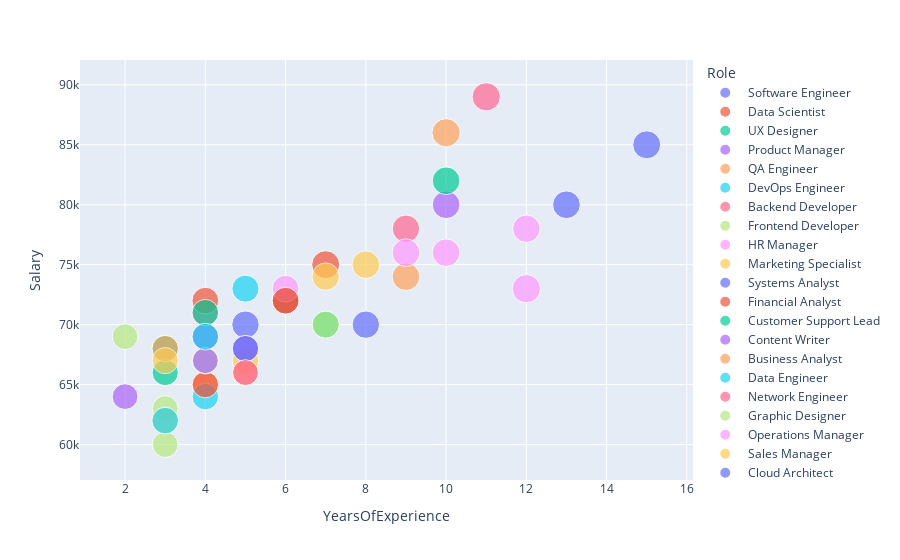

Notebook cell for this chart:
### Code cell
import plotly.express as px

# Create a scatter plot
fig = px.scatter(df, x='YearsOfExperience', y='Salary', color='Role', size='PerformanceRating',
                 hover_name='FirstName', hover_data=['Department', 'Age'])

# Show the plot
fig.show()

### Figure 1 — Plotly figure (JSON) as saved in the notebook; plotly's stock layout.template omitted (floating-point values rounded to 4 significant figures)
{"data": [{"customdata": [["Development", 28]], "hovertemplate": "<b>%{hovertext}</b><br><br>Role= Software Engineer     <br>YearsOfExperience=%{x}<br>Salary=%{y}<br>PerformanceRating=%{marker.size}<br>Department=%{customdata[0]}<br>Age=%{customdata[1]}<extra></extra>", "hovertext": [" John       "], "legendgroup": " Software Engineer     ", "marker": {"color": "#636efa", "size": [4.5], "sizemode": "area", "sizeref": 0.012, "symbol": "circle"}, "mode": "markers", "name": " Software Engineer     ", "orientation": "v", "showlegend": true, "type": "scatter", "x": [5], "xaxis": "x", "y": [70000], "yaxis": "y"}, {"customdata": [["Data Science", 32]], "hovertemplate": "<b>%{hovertext}</b><br><br>Role= Data Scientist        <br>YearsOfExperience=%{x}<br>Salary=%{y}<br>PerformanceRating=%{marker.size}<br>Department=%{customdata[0]}<br>Age=%{customdata[1]}<extra></extra>", "hovertext": [" Jane       "], "legendgroup": " Data Scientist        ", "marker": {"color": "#EF553B", "size": [4.7], "sizemode": "area", "sizeref": 0.012, "symbol": "circle"}, "mode": "markers", "name": " Data Scientist        ", "orientation": "v", "showlegend": true, "type": "scatter", "x": [7], "xaxis": "x", "y": [75000], "yaxis": "y"}, {"customdata": [["Design", 26]], "hovertemplate": "<b>%{hovertext}</b><br><br>Role= UX Designer           <br>YearsOfExperience=%{x}<br>Salary=%{y}<br>PerformanceRating=%{marker.size}<br>Department=%{customdata[0]}<br>Age=%{customdata[1]}<extra></extra>", "hovertext": [" Michael    "], "legendgroup": " UX Designer           ", "marker": {"color": "#00cc96", "size": [4.2], "sizemode": "area", "sizeref": 0.012, "symbol": "circle"}, "mode": "markers", "name": " UX Designer           ", "orientation": "v", "showlegend": true, "type": "scatter", "x": [3], "xaxis": "x", "y": [68000], "yaxis": "y"}, {"customdata": [["Management", 35]], "hovertemplate": "<b>%{hovertext}</b><br><br>Role= Product Manager       <br>YearsOfExperience=%{x}<br>Salary=%{y}<br>PerformanceRating=%{marker.size}<br>Department=%{customdata[0]}<br>Age=%{customdata[1]}<extra></extra>", "hovertext": [" Emily      "], "legendgroup": " Product Manager       ", "marker": {"color": "#ab63fa", "size": [4.6], "sizemode": "area", "sizeref": 0.012, "symbol": "circle"}, "mode": "markers", "name": " Product Manager       ", "orientation": "v", "showlegend": true, "type": "scatter", "x": [10], "xaxis": "x", "y": [80000], "yaxis": "y"}, {"customdata": [["Quality Assurance", 29]], "hovertemplate": "<b>%{hovertext}</b><br><br>Role= QA Engineer           <br>YearsOfExperience=%{x}<br>Salary=%{y}<br>PerformanceRating=%{marker.size}<br>Department=%{customdata[0]}<br>Age=%{customdata[1]}<extra></extra>", "hovertext": [" David      "], "legendgroup": " QA Engineer           ", "marker": {"color": "#FFA15A", "size": [4.1], "sizemode": "area", "sizeref": 0.012, "symbol": "circle"}, "mode": "markers", "name": " QA Engineer           ", "orientation": "v", "showlegend": true, "type": "scatter", "x": [4], "xaxis": "x", "y": [65000], "yaxis": "y"}, {"customdata": [["Operations", 31]], "hovertemplate": "<b>%{hovertext}</b><br><br>Role= DevOps Engineer       <br>YearsOfExperience=%{x}<br>Salary=%{y}<br>PerformanceRating=%{marker.size}<br>Department=%{customdata[0]}<br>Age=%{customdata[1]}<extra></extra>", "hovertext": [" Alice      "], "legendgroup": " DevOps Engineer       ", "marker": {"color": "#19d3f3", "size": [4.3], "sizemode": "area", "sizeref": 0.012, "symbol": "circle"}, "mode": "markers", "name": " DevOps Engineer       ", "orientation": "v", "showlegend": true, "type": "scatter", "x": [6], "xaxis": "x", "y": [72000], "yaxis": "y"}, {"customdata": [["Development", 27]], "hovertemplate": "<b>%{hovertext}</b><br><br>Role= Backend Developer     <br>YearsOfExperience=%{x}<br>Salary=%{y}<br>PerformanceRating=%{marker.size}<br>Department=%{customdata[0]}<br>Age=%{customdata[1]}<extra></extra>", "hovertext": [" Robert     "], "legendgroup": " Backend Developer     ", "marker": {"color": "#FF6692", "size": [4.4], "sizemode": "area", "sizeref": 0.012, "symbol": "circle"}, "mode": "markers", "name": " Backend Developer     ", "orientation": "v", "showlegend": true, "type": "scatter", "x": [4], "xaxis": "x", "y": [71000], "yaxis": "y"}, {"customdata": [["Development", 25]], "hovertemplate": "<b>%{hovertext}</b><br><br>Role= Frontend Developer    <br>YearsOfExperience=%{x}<br>Salary=%{y}<br>PerformanceRating=%{marker.size}<br>Department=%{customdata[0]}<br>Age=%{customdata[1]}<extra></extra>", "hovertext": [" Laura      "], "legendgroup": " Frontend Developer    ", "marker": {"color": "#B6E880", "size": [4], "sizemode": "area", "sizeref": 0.012, "symbol": "circle"}, "mode": "markers", "name": " Frontend Developer    ", "orientation": "v", "showlegend": true, "type": "scatter", "x": [2], "xaxis": "x", "y": [69000], "yaxis": "y"}, {"customdata": [["Human Resources", 38]], "hovertemplate": "<b>%{hovertext}</b><br><br>Role= HR Manager            <br>YearsOfExperience=%{x}<br>Salary=%{y}<br>PerformanceRating=%{marker.size}<br>Department=%{customdata[0]}<br>Age=%{customdata[1]}<extra></extra>", "hovertext": [" James      "], "legendgroup": " HR Manager            ", "marker": {"color": "#FF97FF", "size": [4.8], "sizemode": "area", "sizeref": 0.012, "symbol": "circle"}, "mode": "markers", "name": " HR Manager            ", "orientation": "v", "showlegend": true, "type": "scatter", "x": [12], "xaxis": "x", "y": [73000], "yaxis": "y"}, {"customdata": [["Marketing", 30]], "hovertemplate": "<b>%{hovertext}</b><br><br>Role= Marketing Specialist  <br>YearsOfExperience=%{x}<br>Salary=%{y}<br>PerformanceRating=%{marker.size}<br>Department=%{customdata[0]}<br>Age=%{customdata[1]}<extra></extra>", "hovertext": [" Sarah      "], "legendgroup": " Marketing Specialist  ", "marker": {"color": "#FECB52", "size": [4.2], "sizemode": "area", "sizeref": 0.012, "symbol": "circle"}, "mode": "markers", "name": " Marketing Specialist  ", "orientation": "v", "showlegend": true, "type": "scatter", "x": [5], "xaxis": "x", "y": [67000], "yaxis": "y"}, {"customdata": [["IT", 33]], "hovertemplate": "<b>%{hovertext}</b><br><br>Role= Systems Analyst       <br>YearsOfExperience=%{x}<br>Salary=%{y}<br>PerformanceRating=%{marker.size}<br>Department=%{customdata[0]}<br>Age=%{customdata[1]}<extra></extra>", "hovertext": [" Christopher"], "legendgroup": " Systems Analyst       ", "marker": {"color": "#636efa", "size": [4.5], "sizemode": "area", "sizeref": 0.012, "symbol": "circle"}, "mode": "markers", "name": " Systems Analyst       ", "orientation": "v", "showlegend": true, "type": "scatter", "x": [8], "xaxis": "x", "y": [70000], "yaxis": "y"}, {"customdata": [["Finance", 29]], "hovertemplate": "<b>%{hovertext}</b><br><br>Role= Financial Analyst     <br>YearsOfExperience=%{x}<br>Salary=%{y}<br>PerformanceRating=%{marker.size}<br>Department=%{customdata[0]}<br>Age=%{customdata[1]}<extra></extra>", "hovertext": [" Jessica    "], "legendgroup": " Financial Analyst     ", "marker": {"color": "#EF553B", "size": [4.3], "sizemode": "area", "sizeref": 0.012, "symbol": "circle"}, "mode": "markers", "name": " Financial Analyst     ", "orientation": "v", "showlegend": true, "type": "scatter", "x": [4], "xaxis": "x", "y": [72000], "yaxis": "y"}, {"customdata": [["Customer Service", 28]], "hovertemplate": "<b>%{hovertext}</b><br><br>Role= Customer Support Lead <br>YearsOfExperience=%{x}<br>Salary=%{y}<br>PerformanceRating=%{marker.size}<br>Department=%{customdata[0]}<br>Age=%{customdata[1]}<extra></extra>", "hovertext": [" Daniel     "], "legendgroup": " Customer Support Lead ", "marker": {"color": "#00cc96", "size": [4.1], "sizemode": "area", "sizeref": 0.012, "symbol": "circle"}, "mode": "markers", "name": " Customer Support Lead ", "orientation": "v", "showlegend": true, "type": "scatter", "x": [3], "xaxis": "x", "y": [66000], "yaxis": "y"}, {"customdata": [["Marketing", 26]], "hovertemplate": "<b>%{hovertext}</b><br><br>Role= Content Writer        <br>YearsOfExperience=%{x}<br>Salary=%{y}<br>PerformanceRating=%{marker.size}<br>Department=%{customdata[0]}<br>Age=%{customdata[1]}<extra></extra>", "hovertext": [" Elizabeth  "], "legendgroup": " Content Writer        ", "marker": {"color": "#ab63fa", "size": [4], "sizemode": "area", "sizeref": 0.012, "symbol": "circle"}, "mode": "markers", "name": " Content Writer        ", "orientation": "v", "showlegend": true, "type": "scatter", "x": [2], "xaxis": "x", "y": [64000], "yaxis": "y"}, {"customdata": [["Management", 34]], "hovertemplate": "<b>%{hovertext}</b><br><br>Role= Business Analyst      <br>YearsOfExperience=%{x}<br>Salary=%{y}<br>PerformanceRating=%{marker.size}<br>Department=%{customdata[0]}<br>Age=%{customdata[1]}<extra></extra>", "hovertext": [" Matthew    "], "legendgroup": " Business Analyst      ", "marker": {"color": "#FFA15A", "size": [4.6], "sizemode": "area", "sizeref": 0.012, "symbol": "circle"}, "mode": "markers", "name": " Business Analyst      ", "orientation": "v", "showlegend": true, "type": "scatter", "x": [9], "xaxis": "x", "y": [74000], "yaxis": "y"}, {"customdata": [["Data Science", 30]], "hovertemplate": "<b>%{hovertext}</b><br><br>Role= Data Engineer         <br>YearsOfExperience=%{x}<br>Salary=%{y}<br>PerformanceRating=%{marker.size}<br>Department=%{customdata[0]}<br>Age=%{customdata[1]}<extra></extra>", "hovertext": [" Olivia     "], "legendgroup": " Data Engineer         ", "marker": {"color": "#19d3f3", "size": [4.4], "sizemode": "area", "sizeref": 0.012, "symbol": "circle"}, "mode": "markers", "name": " Data Engineer         ", "orientation": "v", "showlegend": true, "type": "scatter", "x": [5], "xaxis": "x", "y": [73000], "yaxis": "y"}, {"customdata": [["IT", 27]], "hovertemplate": "<b>%{hovertext}</b><br><br>Role= Network Engineer      <br>YearsOfExperience=%{x}<br>Salary=%{y}<br>PerformanceRating=%{marker.size}<br>Department=%{customdata[0]}<br>Age=%{customdata[1]}<extra></extra>", "hovertext": [" Liam       "], "legendgroup": " Network Engineer      ", "marker": {"color": "#FF6692", "size": [4.3], "sizemode": "area", "sizeref": 0.012, "symbol": "circle"}, "mode": "markers", "name": " Network Engineer      ", "orientation": "v", "showlegend": true, "type": "scatter", "x": [4], "xaxis": "x", "y": [69000], "yaxis": "y"}, {"customdata": [["Design", 25]], "hovertemplate": "<b>%{hovertext}</b><br><br>Role= Graphic Designer      <br>YearsOfExperience=%{x}<br>Salary=%{y}<br>PerformanceRating=%{marker.size}<br>Department=%{customdata[0]}<br>Age=%{customdata[1]}<extra></extra>", "hovertext": [" Ava        "], "legendgroup": " Graphic Designer      ", "marker": {"color": "#B6E880", "size": [4], "sizemode": "area", "sizeref": 0.012, "symbol": "circle"}, "mode": "markers", "name": " Graphic Designer      ", "orientation": "v", "showlegend": true, "type": "scatter", "x": [3], "xaxis": "x", "y": [60000], "yaxis": "y"}, {"customdata": [["Operations", 36]], "hovertemplate": "<b>%{hovertext}</b><br><br>Role= Operations Manager    <br>YearsOfExperience=%{x}<br>Salary=%{y}<br>PerformanceRating=%{marker.size}<br>Department=%{customdata[0]}<br>Age=%{customdata[1]}<extra></extra>", "hovertext": [" William    "], "legendgroup": " Operations Manager    ", "marker": {"color": "#FF97FF", "size": [4.5], "sizemode": "area", "sizeref": 0.012, "symbol": "circle"}, "mode": "markers", "name": " Operations Manager    ", "orientation": "v", "showlegend": true, "type": "scatter", "x": [12], "xaxis": "x", "y": [78000], "yaxis": "y"}, {"customdata": [["Sales", 32]], "hovertemplate": "<b>%{hovertext}</b><br><br>Role= Sales Manager         <br>YearsOfExperience=%{x}<br>Salary=%{y}<br>PerformanceRating=%{marker.size}<br>Department=%{customdata[0]}<br>Age=%{customdata[1]}<extra></extra>", "hovertext": [" Sophia     "], "legendgroup": " Sales Manager         ", "marker": {"color": "#FECB52", "size": [4.6], "sizemode": "area", "sizeref": 0.012, "symbol": "circle"}, "mode": "markers", "name": " Sales Manager         ", "orientation": "v", "showlegend": true, "type": "scatter", "x": [8], "xaxis": "x", "y": [75000], "yaxis": "y"}, {"customdata": [["IT", 40]], "hovertemplate": "<b>%{hovertext}</b><br><br>Role= Cloud Architect       <br>YearsOfExperience=%{x}<br>Salary=%{y}<br>PerformanceRating=%{marker.size}<br>Department=%{customdata[0]}<br>Age=%{customdata[1]}<extra></extra>", "hovertext": [" James      "], "legendgroup": " Cloud Architect       ", "marker": {"color": "#636efa", "size": [4.7], "sizemode": "area", "sizeref": 0.012, "symbol": "circle"}, "mode": "markers", "name": " Cloud Architect       ", "orientation": "v", "showlegend": true, "type": "scatter", "x": [15], "xaxis": "x", "y": [85000], "yaxis": "y"}, {"customdata": [["Marketing", 31]], "hovertemplate": "<b>%{hovertext}</b><br><br>Role= Marketing Manager     <br>YearsOfExperience=%{x}<br>Salary=%{y}<br>PerformanceRating=%{marker.size}<br>Department=%{customdata[0]}<br>Age=%{customdata[1]}<extra></extra>", "hovertext": [" Emma       "], "legendgroup": " Marketing Manager     ", "marker": {"color": "#EF553B", "size": [4.4], "sizemode": "area", "sizeref": 0.012, "symbol": "circle"}, "mode": "markers", "name": " Marketing Manager     ", "orientation": "v", "showlegend": true, "type": "scatter", "x": [6], "xaxis": "x", "y": [72000], "yaxis": "y"}, {"customdata": [["Legal", 37]], "hovertemplate": "<b>%{hovertext}</b><br><br>Role= Legal Advisor         <br>YearsOfExperience=%{x}<br>Salary=%{y}<br>PerformanceRating=%{marker.size}<br>Department=%{customdata[0]}<br>Age=%{customdata[1]}<extra></extra>", "hovertext": [" Benjamin   "], "legendgroup": " Legal Advisor         ", "marker": {"color": "#00cc96", "size": [4.6], "sizemode": "area", "sizeref": 0.012, "symbol": "circle"}, "mode": "markers", "name": " Legal Advisor         ", "orientation": "v", "showlegend": true, "type": "scatter", "x": [10], "xaxis": "x", "y": [82000], "yaxis": "y"}, {"customdata": [["Human Resources", 28]], "hovertemplate": "<b>%{hovertext}</b><br><br>Role= Recruitment Specialist<br>YearsOfExperience=%{x}<br>Salary=%{y}<br>PerformanceRating=%{marker.size}<br>Department=%{customdata[0]}<br>Age=%{customdata[1]}<extra></extra>", "hovertext": [" Charlotte  "], "legendgroup": " Recruitment Specialist", "marker": {"color": "#ab63fa", "size": [4.1], "sizemode": "area", "sizeref": 0.012, "symbol": "circle"}, "mode": "markers", "name": " Recruitment Specialist", "orientation": "v", "showlegend": true, "type": "scatter", "x": [5], "xaxis": "x", "y": [68000], "yaxis": "y"}, {"customdata": [["Data Science", 35]], "hovertemplate": "<b>%{hovertext}</b><br><br>Role= AI Researcher         <br>YearsOfExperience=%{x}<br>Salary=%{y}<br>PerformanceRating=%{marker.size}<br>Department=%{customdata[0]}<br>Age=%{customdata[1]}<extra></extra>", "hovertext": [" Lucas      "], "legendgroup": " AI Researcher         ", "marker": {"color": "#FFA15A", "size": [4.8], "sizemode": "area", "sizeref": 0.012, "symbol": "circle"}, "mode": "markers", "name": " AI Researcher         ", "orientation": "v", "showlegend": true, "type": "scatter", "x": [10], "xaxis": "x", "y": [86000], "yaxis": "y"}, {"customdata": [["Management", 29]], "hovertemplate": "<b>%{hovertext}</b><br><br>Role= Project Coordinator   <br>YearsOfExperience=%{x}<br>Salary=%{y}<br>PerformanceRating=%{marker.size}<br>Department=%{customdata[0]}<br>Age=%{customdata[1]}<extra></extra>", "hovertext": [" Mia        "], "legendgroup": " Project Coordinator   ", "marker": {"color": "#19d3f3", "size": [4.2], "sizemode": "area", "sizeref": 0.012, "symbol": "circle"}, "mode": "markers", "name": " Project Coordinator   ", "orientation": "v", "showlegend": true, "type": "scatter", "x": [4], "xaxis": "x", "y": [64000], "yaxis": "y"}, {"customdata": [["Engineering", 34]], "hovertemplate": "<b>%{hovertext}</b><br><br>Role= Electrical Engineer   <br>YearsOfExperience=%{x}<br>Salary=%{y}<br>PerformanceRating=%{marker.size}<br>Department=%{customdata[0]}<br>Age=%{customdata[1]}<extra></extra>", "hovertext": [" Henry      "], "legendgroup": " Electrical Engineer   ", "marker": {"color": "#FF6692", "size": [4.5], "sizemode": "area", "sizeref": 0.012, "symbol": "circle"}, "mode": "markers", "name": " Electrical Engineer   ", "orientation": "v", "showlegend": true, "type": "scatter", "x": [9], "xaxis": "x", "y": [78000], "yaxis": "y"}, {"customdata": [["Marketing", 27]], "hovertemplate": "<b>%{hovertext}</b><br><br>Role= Content Strategist    <br>YearsOfExperience=%{x}<br>Salary=%{y}<br>PerformanceRating=%{marker.size}<br>Department=%{customdata[0]}<br>Age=%{customdata[1]}<extra></extra>", "hovertext": [" Amelia     "], "legendgroup": " Content Strategist    ", "marker": {"color": "#B6E880", "size": [4], "sizemode": "area", "sizeref": 0.012, "symbol": "circle"}, "mode": "markers", "name": " Content Strategist    ", "orientation": "v", "showlegend": true, "type": "scatter", "x": [3], "xaxis": "x", "y": [63000], "yaxis": "y"}, {"customdata": [["IT", 29]], "hovertemplate": "<b>%{hovertext}</b><br><br>Role= Database Administrator<br>YearsOfExperience=%{x}<br>Salary=%{y}<br>PerformanceRating=%{marker.size}<br>Department=%{customdata[0]}<br>Age=%{customdata[1]}<extra></extra>", "hovertext": [" Alexander  "], "legendgroup": " Database Administrator", "marker": {"color": "#FF97FF", "size": [4.3], "sizemode": "area", "sizeref": 0.012, "symbol": "circle"}, "mode": "markers", "name": " Database Administrator", "orientation": "v", "showlegend": true, "type": "scatter", "x": [6], "xaxis": "x", "y": [73000], "yaxis": "y"}, {"customdata": [["Customer Service", 26]], "hovertemplate": "<b>%{hovertext}</b><br><br>Role= Customer Service Rep  <br>YearsOfExperience=%{x}<br>Salary=%{y}<br>PerformanceRating=%{marker.size}<br>Department=%{customdata[0]}<br>Age=%{customdata[1]}<extra></extra>", "hovertext": [" Isabella   "], "legendgroup": " Customer Service Rep  ", "marker": {"color": "#FECB52", "size": [4], "sizemode": "area", "sizeref": 0.012, "symbol": "circle"}, "mode": "markers", "name": " Customer Service Rep  ", "orientation": "v", "showlegend": true, "type": "scatter", "x": [3], "xaxis": "x", "y": [62000], "yaxis": "y"}, {"customdata": [["IT", 38]], "hovertemplate": "<b>%{hovertext}</b><br><br>Role= Security Specialist   <br>YearsOfExperience=%{x}<br>Salary=%{y}<br>PerformanceRating=%{marker.size}<br>Department=%{customdata[0]}<br>Age=%{customdata[1]}<extra></extra>", "hovertext": [" Samuel     "], "legendgroup": " Security Specialist   ", "marker": {"color": "#636efa", "size": [4.6], "sizemode": "area", "sizeref": 0.012, "symbol": "circle"}, "mode": "markers", "name": " Security Specialist   ", "orientation": "v", "showlegend": true, "type": "scatter", "x": [13], "xaxis": "x", "y": [80000], "yaxis": "y"}, {"customdata": [["Marketing", 30]], "hovertemplate": "<b>%{hovertext}</b><br><br>Role= SEO Specialist        <br>YearsOfExperience=%{x}<br>Salary=%{y}<br>PerformanceRating=%{marker.size}<br>Department=%{customdata[0]}<br>Age=%{customdata[1]}<extra></extra>", "hovertext": [" Evelyn     "], "legendgroup": " SEO Specialist        ", "marker": {"color": "#EF553B", "size": [4.2], "sizemode": "area", "sizeref": 0.012, "symbol": "circle"}, "mode": "markers", "name": " SEO Specialist        ", "orientation": "v", "showlegend": true, "type": "scatter", "x": [4], "xaxis": "x", "y": [65000], "yaxis": "y"}, {"customdata": [["Data Science", 33]], "hovertemplate": "<b>%{hovertext}</b><br><br>Role= Data Analyst          <br>YearsOfExperience=%{x}<br>Salary=%{y}<br>PerformanceRating=%{marker.size}<br>Department=%{customdata[0]}<br>Age=%{customdata[1]}<extra></extra>", "hovertext": [" David      "], "legendgroup": " Data Analyst          ", "marker": {"color": "#00cc96", "size": [4.4], "sizemode": "area", "sizeref": 0.012, "symbol": "circle"}, "mode": "markers", "name": " Data Analyst          ", "orientation": "v", "showlegend": true, "type": "scatter", "x": [7], "xaxis": "x", "y": [70000], "yaxis": "y"}, {"customdata": [["Sales", 27]], "hovertemplate": "<b>%{hovertext}</b><br><br>Role= Sales Executive       <br>YearsOfExperience=%{x}<br>Salary=%{y}<br>PerformanceRating=%{marker.size}<br>Department=%{customdata[0]}<br>Age=%{customdata[1]}<extra></extra>", "hovertext": [" Sofia      "], "legendgroup": " Sales Executive       ", "marker": {"color": "#ab63fa", "size": [4.1], "sizemode": "area", "sizeref": 0.012, "symbol": "circle"}, "mode": "markers", "name": " Sales Executive       ", "orientation": "v", "showlegend": true, "type": "scatter", "x": [4], "xaxis": "x", "y": [69000], "yaxis": "y"}, {"customdata": [["Quality Assurance", 31]], "hovertemplate": "<b>%{hovertext}</b><br><br>Role= Test Engineer         <br>YearsOfExperience=%{x}<br>Salary=%{y}<br>PerformanceRating=%{marker.size}<br>Department=%{customdata[0]}<br>Age=%{customdata[1]}<extra></extra>", "hovertext": [" Andrew     "], "legendgroup": " Test Engineer         ", "marker": {"color": "#FFA15A", "size": [4], "sizemode": "area", "sizeref": 0.012, "symbol": "circle"}, "mode": "markers", "name": " Test Engineer         ", "orientation": "v", "showlegend": true, "type": "scatter", "x": [5], "xaxis": "x", "y": [66000], "yaxis": "y"}, {"customdata": [["Marketing", 28]], "hovertemplate": "<b>%{hovertext}</b><br><br>Role= Event Planner         <br>YearsOfExperience=%{x}<br>Salary=%{y}<br>PerformanceRating=%{marker.size}<br>Department=%{customdata[0]}<br>Age=%{customdata[1]}<extra></extra>", "hovertext": [" Harper     "], "legendgroup": " Event Planner         ", "marker": {"color": "#19d3f3", "size": [4.3], "sizemode": "area", "sizeref": 0.012, "symbol": "circle"}, "mode": "markers", "name": " Event Planner         ", "orientation": "v", "showlegend": true, "type": "scatter", "x": [3], "xaxis": "x", "y": [62000], "yaxis": "y"}, {"customdata": [["Data Science", 36]], "hovertemplate": "<b>%{hovertext}</b><br><br>Role= AI Engineer           <br>YearsOfExperience=%{x}<br>Salary=%{y}<br>PerformanceRating=%{marker.size}<br>Department=%{customdata[0]}<br>Age=%{customdata[1]}<extra></extra>", "hovertext": [" Elijah     "], "legendgroup": " AI Engineer           ", "marker": {"color": "#FF6692", "size": [4.8], "sizemode": "area", "sizeref": 0.012, "symbol": "circle"}, "mode": "markers", "name": " AI Engineer           ", "orientation": "v", "showlegend": true, "type": "scatter", "x": [11], "xaxis": "x", "y": [89000], "yaxis": "y"}, {"customdata": [["Human Resources", 29]], "hovertemplate": "<b>%{hovertext}</b><br><br>Role= HR Coordinator        <br>YearsOfExperience=%{x}<br>Salary=%{y}<br>PerformanceRating=%{marker.size}<br>Department=%{customdata[0]}<br>Age=%{customdata[1]}<extra></extra>", "hovertext": [" Abigail    "], "legendgroup": " HR Coordinator        ", "marker": {"color": "#B6E880", "size": [4.3], "sizemode": "area", "sizeref": 0.012, "symbol": "circle"}, "mode": "markers", "name": " HR Coordinator        ", "orientation": "v", "showlegend": true, "type": "scatter", "x": [4], "xaxis": "x", "y": [67000], "yaxis": "y"}, {"customdata": [["Development", 34]], "hovertemplate": "<b>%{hovertext}</b><br><br>Role= Full Stack Developer  <br>YearsOfExperience=%{x}<br>Salary=%{y}<br>PerformanceRating=%{marker.size}<br>Department=%{customdata[0]}<br>Age=%{customdata[1]}<extra></extra>", "hovertext": [" Ethan      "], "legendgroup": " Full Stack Developer  ", "marker": {"color": "#FF97FF", "size": [4.6], "sizemode": "area", "sizeref": 0.012, "symbol": "circle"}, "mode": "markers", "name": " Full Stack Developer  ", "orientation": "v", "showlegend": true, "type": "scatter", "x": [9], "xaxis": "x", "y": [76000], "yaxis": "y"}, {"customdata": [["Legal", 32]], "hovertemplate": "<b>%{hovertext}</b><br><br>Role= Compliance Officer    <br>YearsOfExperience=%{x}<br>Salary=%{y}<br>PerformanceRating=%{marker.size}<br>Department=%{customdata[0]}<br>Age=%{customdata[1]}<extra></extra>", "hovertext": [" Emily      "], "legendgroup": " Compliance Officer    ", "marker": {"color": "#FECB52", "size": [4.5], "sizemode": "area", "sizeref": 0.012, "symbol": "circle"}, "mode": "markers", "name": " Compliance Officer    ", "orientation": "v", "showlegend": true, "type": "scatter", "x": [7], "xaxis": "x", "y": [74000], "yaxis": "y"}, {"customdata": [["Operations", 30]], "hovertemplate": "<b>%{hovertext}</b><br><br>Role= Operations Analyst    <br>YearsOfExperience=%{x}<br>Salary=%{y}<br>PerformanceRating=%{marker.size}<br>Department=%{customdata[0]}<br>Age=%{customdata[1]}<extra></extra>", "hovertext": [" Joshua     "], "legendgroup": " Operations Analyst    ", "marker": {"color": "#636efa", "size": [4.2], "sizemode": "area", "sizeref": 0.012, "symbol": "circle"}, "mode": "markers", "name": " Operations Analyst    ", "orientation": "v", "showlegend": true, "type": "scatter", "x": [5], "xaxis": "x", "y": [68000], "yaxis": "y"}, {"customdata": [["Sales", 33]], "hovertemplate": "<b>%{hovertext}</b><br><br>Role= Sales Consultant      <br>YearsOfExperience=%{x}<br>Salary=%{y}<br>PerformanceRating=%{marker.size}<br>Department=%{customdata[0]}<br>Age=%{customdata[1]}<extra></extra>", "hovertext": [" Sophia     "], "legendgroup": " Sales Consultant      ", "marker": {"color": "#EF553B", "size": [4.3], "sizemode": "area", "sizeref": 0.012, "symbol": "circle"}, "mode": "markers", "name": " Sales Consultant      ", "orientation": "v", "showlegend": true, "type": "scatter", "x": [6], "xaxis": "x", "y": [72000], "yaxis": "y"}, {"customdata": [["Development", 27]], "hovertemplate": "<b>%{hovertext}</b><br><br>Role= Web Developer         <br>YearsOfExperience=%{x}<br>Salary=%{y}<br>PerformanceRating=%{marker.size}<br>Department=%{customdata[0]}<br>Age=%{customdata[1]}<extra></extra>", "hovertext": [" Logan      "], "legendgroup": " Web Developer         ", "marker": {"color": "#00cc96", "size": [4.2], "sizemode": "area", "sizeref": 0.012, "symbol": "circle"}, "mode": "markers", "name": " Web Developer         ", "orientation": "v", "showlegend": true, "type": "scatter", "x": [4], "xaxis": "x", "y": [71000], "yaxis": "y"}, {"customdata": [["Marketing", 29]], "hovertemplate": "<b>%{hovertext}</b><br><br>Role= Brand Manager         <br>YearsOfExperience=%{x}<br>Salary=%{y}<br>PerformanceRating=%{marker.size}<br>Department=%{customdata[0]}<br>Age=%{customdata[1]}<extra></extra>", "hovertext": [" Avery      "], "legendgroup": " Brand Manager         ", "marker": {"color": "#ab63fa", "size": [4], "sizemode": "area", "sizeref": 0.012, "symbol": "circle"}, "mode": "markers", "name": " Brand Manager         ", "orientation": "v", "showlegend": true, "type": "scatter", "x": [4], "xaxis": "x", "y": [67000], "yaxis": "y"}, {"customdata": [["Legal", 26]], "hovertemplate": "<b>%{hovertext}</b><br><br>Role= Legal Assistant       <br>YearsOfExperience=%{x}<br>Salary=%{y}<br>PerformanceRating=%{marker.size}<br>Department=%{customdata[0]}<br>Age=%{customdata[1]}<extra></extra>", "hovertext": [" Noah       "], "legendgroup": " Legal Assistant       ", "marker": {"color": "#FFA15A", "size": [4.2], "sizemode": "area", "sizeref": 0.012, "symbol": "circle"}, "mode": "markers", "name": " Legal Assistant       ", "orientation": "v", "showlegend": true, "type": "scatter", "x": [3], "xaxis": "x", "y": [68000], "yaxis": "y"}, {"customdata": [["Marketing", 28]], "hovertemplate": "<b>%{hovertext}</b><br><br>Role= PR Specialist         <br>YearsOfExperience=%{x}<br>Salary=%{y}<br>PerformanceRating=%{marker.size}<br>Department=%{customdata[0]}<br>Age=%{customdata[1]}<extra></extra>", "hovertext": [" Charlotte  "], "legendgroup": " PR Specialist         ", "marker": {"color": "#19d3f3", "size": [4.3], "sizemode": "area", "sizeref": 0.012, "symbol": "circle"}, "mode": "markers", "name": " PR Specialist         ", "orientation": "v", "showlegend": true, "type": "scatter", "x": [4], "xaxis": "x", "y": [69000], "yaxis": "y"}, {"customdata": [["Quality Assurance", 30]], "hovertemplate": "<b>%{hovertext}</b><br><br>Role= Software Tester       <br>YearsOfExperience=%{x}<br>Salary=%{y}<br>PerformanceRating=%{marker.size}<br>Department=%{customdata[0]}<br>Age=%{customdata[1]}<extra></extra>", "hovertext": [" Lucas      "], "legendgroup": " Software Tester       ", "marker": {"color": "#FF6692", "size": [4], "sizemode": "area", "sizeref": 0.012, "symbol": "circle"}, "mode": "markers", "name": " Software Tester       ", "orientation": "v", "showlegend": true, "type": "scatter", "x": [5], "xaxis": "x", "y": [66000], "yaxis": "y"}, {"customdata": [["Human Resources", 32]], "hovertemplate": "<b>%{hovertext}</b><br><br>Role= Training Specialist   <br>YearsOfExperience=%{x}<br>Salary=%{y}<br>PerformanceRating=%{marker.size}<br>Department=%{customdata[0]}<br>Age=%{customdata[1]}<extra></extra>", "hovertext": [" Amelia     "], "legendgroup": " Training Specialist   ", "marker": {"color": "#B6E880", "size": [4.4], "sizemode": "area", "sizeref": 0.012, "symbol": "circle"}, "mode": "markers", "name": " Training Specialist   ", "orientation": "v", "showlegend": true, "type": "scatter", "x": [7], "xaxis": "x", "y": [70000], "yaxis": "y"}, {"customdata": [["IT", 36]], "hovertemplate": "<b>%{hovertext}</b><br><br>Role= System Administrator  <br>YearsOfExperience=%{x}<br>Salary=%{y}<br>PerformanceRating=%{marker.size}<br>Department=%{customdata[0]}<br>Age=%{customdata[1]}<extra></extra>", "hovertext": [" Jack       "], "legendgroup": " System Administrator  ", "marker": {"color": "#FF97FF", "size": [4.6], "sizemode": "area", "sizeref": 0.012, "symbol": "circle"}, "mode": "markers", "name": " System Administrator  ", "orientation": "v", "showlegend": true, "type": "scatter", "x": [10], "xaxis": "x", "y": [76000], "yaxis": "y"}, {"customdata": [["Marketing", 28]], "hovertemplate": "<b>%{hovertext}</b><br><br>Role= Market Analyst        <br>YearsOfExperience=%{x}<br>Salary=%{y}<br>PerformanceRating=%{marker.size}<br>Department=%{customdata[0]}<br>Age=%{customdata[1]}<extra></extra>", "hovertext": [" Mia        "], "legendgroup": " Market Analyst        ", "marker": {"color": "#FECB52", "size": [4.1], "sizemode": "area", "sizeref": 0.012, "symbol": "circle"}, "mode": "markers", "name": " Market Analyst        ", "orientation": "v", "showlegend": true, "type": "scatter", "x": [3], "xaxis": "x", "y": [67000], "yaxis": "y"}], "layout": {"legend": {"itemsizing": "constant", "title": {"text": "Role"}, "tracegroupgap": 0}, "margin": {"t": 60}, "xaxis": {"anchor": "y", "domain": [0, 1], "title": {"text": "YearsOfExperience"}}, "yaxis": {"anchor": "x", "domain": [0, 1], "title": {"text": "Salary"}}}}
